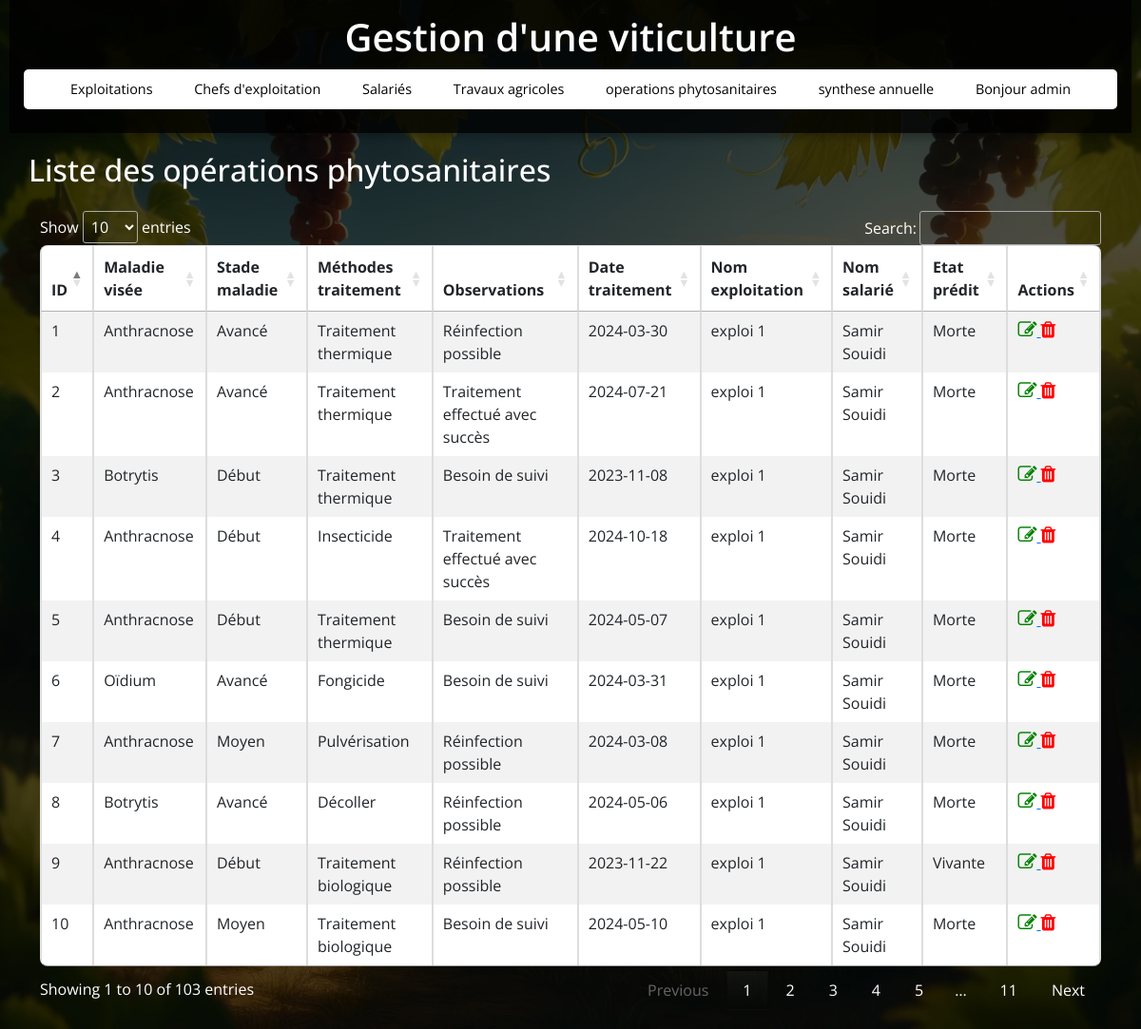
Page /operations_phytosanitaires (signed in) on the committed database.
### tables this page shows
CREATE TABLE operations_phytosanitaires (
                    id_operation_sanitaire INTEGER PRIMARY KEY,
                    maladie_visee TEXT,
                    stade_maladie TEXT,
                    methodes_traitement TEXT,
                    observations TEXT,
                    etat TEXT,
                    date_traitement,
                    id_exploitation INTEGER,
                    id_salarie INTEGER,
                    FOREIGN KEY(id_exploitation) REFERENCES exploitations(id_exploitation),
                    FOREIGN KEY(id_salarie) REFERENCES salaries(id_salarie)
                );

CREATE TABLE exploitations (
                    id_exploitation INTEGER PRIMARY KEY,
                    nom_exploitation TEXT,
                    superficie REAL
                );

CREATE TABLE salaries (
                    id_salarie INTEGER PRIMARY KEY,
                    identifiant_sal TEXT,
                    nom_salarie TEXT,
                    prenom_salarie TEXT,
                    date_embauche TEXT,
                    id_exploitation INTEGER,
                    FOREIGN KEY(id_exploitation) REFERENCES exploitations(id_exploitation)
                );

### app.py (the view)
@app.route('/operations_phytosanitaires')
def operations_phytosanitaires():
    if 'user_id' not in session:
        return redirect(url_for('login'))
    conn = get_db_connection()
    operations_phytosanitaires = conn.execute(f'''
                    SELECT * FROM operations_phytosanitaires
                    join exploitations on exploitations.id_exploitation=operations_phytosanitaires.id_exploitation
                    join salaries on salaries.id_salarie=operations_phytosanitaires.id_salarie
                    ''').fetchall()
    conn.close()
    return render_template('operations_phytosanitaires.html', operations_phytosanitaires=operations_phytosanitaires)

### app.py (called while the page is built)
def get_db_connection():
    conn = sqlite3.connect(DB_NAME)
    conn.row_factory = sqlite3.Row  # Retourne les résultats sous forme de dictionnaire
    return conn

### templates/operations_phytosanitaires.html (shortened to what this page needs)
{% extends 'base.html' %}
{% block content %}
    <h2>Liste des opérations phytosanitaires</h2>
    <div class="container mt-4">
        <div class="table-responsive">
            <table id="operations_phytosanitairesTable" class="table table-striped table-bordered">
                <thead>
                    <tr>
                        <th>ID</th>
                        <th>Maladie visée</th>
                        <th>Stade maladie</th>
                        <th>Méthodes traitement</th>
                        <th>Observations</th>
                        <th>Date traitement</th>
                        <th>Nom exploitation</th>
                        <th>Nom salarié</th>
                        <th>Etat prédit</th>
                        <th>Actions</th>
                    </tr>
                </thead>
                <tbody>
                    {% for operation in operations_phytosanitaires %}
                    <tr>
                        <td>{{ operation.id_operation_sanitaire }}</td>
                        <td>{{ operation.maladie_visee }}</td>
                        <td>{{ operation.stade_maladie }}</td>
                        <td>{{ operation.methodes_traitement }}</td>
                        <td>{{ operation.observations }}</td>
                        <td>{{ operation.date_traitement }}</td>
                        <td>{{ operation.nom_exploitation }}</td>
                        <td>{{ operation.nom_salarie }} {{ operation.prenom_salarie }}</td>
                        <td>{{ operation.etat }}</td>
                        <td>
                            <a href="{{ url_for('edit_operation', id=operation.id_operation_sanitaire) }}">
                                <i class="fa fa-edit" style="font-size:20px;color:green"></i>
                            </a>
                            <a href="{{ url_for('delete_operation_phytosanitaire', id=operation.id_operation_sanitaire) }}">
                                <i class="fa fa-trash" style="font-size:20px;color:red;"></i>
                            </a>
                        </td>
                    </tr>
                    {% endfor %}
                </tbody>
            </table>
        </div>
    </div>
{% endblock %}

### static/style.css (style rules this page uses)
* { margin: 0; padding: 0; box-sizing: border-box; font-family: "Open Sans", sans-serif; }
body { display: flex; flex-direction: column; align-items: center; justify-content: flex-start; min-height: 100vh; width: 100%; background: url("./img/viticulture.webp") center/cover no-repeat, #000; padding: 0 10px; position: relative; overflow-y: auto; color: #fff; }
body::before { content: ""; position: absolute; width: 100%; height: 100%; background: rgba(0, 0, 0, 0.7); z-index: -1; }
table { width: 100%; border-collapse: collapse; margin-top: 20px; background: rgba(255, 255, 255, 0.9); color: #333; border-radius: 8px; overflow: hidden; }
table, th, td { border: 1px solid #ddd; }
th, td { padding: 8px; text-align: left; }
h2 { font-size: 2rem; margin-bottom: 20px; color: #fff; }

### rows in the picture
operations_phytosanitaires: id_operation_sanitaire "1", maladie_visee "Anthracnose", stade_maladie "Avancé", methodes_traitement "Traitement thermique", observations "Réinfection possible", date_traitement "2024-03-30", nom_exploitation "exploi 1", nom_salarie "Samir", prenom_salarie "Souidi", etat "Morte"
operations_phytosanitaires: id_operation_sanitaire "2", maladie_visee "Anthracnose", stade_maladie "Avancé", methodes_traitement "Traitement thermique", observations "Traitement effectué avec succès", date_traitement "2024-07-21", nom_exploitation "exploi 1", nom_salarie "Samir", prenom_salarie "Souidi", etat "Morte"
operations_phytosanitaires: id_operation_sanitaire "3", maladie_visee "Botrytis", stade_maladie "Début", methodes_traitement "Traitement thermique", observations "Besoin de suivi", date_traitement "2023-11-08", nom_exploitation "exploi 1", nom_salarie "Samir", prenom_salarie "Souidi", etat "Morte"
operations_phytosanitaires: id_operation_sanitaire "4", maladie_visee "Anthracnose", stade_maladie "Début", methodes_traitement "Insecticide", observations "Traitement effectué avec succès", date_traitement "2024-10-18", nom_exploitation "exploi 1", nom_salarie "Samir", prenom_salarie "Souidi", etat "Morte"
operations_phytosanitaires: id_operation_sanitaire "5", maladie_visee "Anthracnose", stade_maladie "Début", methodes_traitement "Traitement thermique", observations "Besoin de suivi", date_traitement "2024-05-07", nom_exploitation "exploi 1", nom_salarie "Samir", prenom_salarie "Souidi", etat "Morte"
operations_phytosanitaires: id_operation_sanitaire "6", maladie_visee "Oïdium", stade_maladie "Avancé", methodes_traitement "Fongicide", observations "Besoin de suivi", date_traitement "2024-03-31", nom_exploitation "exploi 1", nom_salarie "Samir", prenom_salarie "Souidi", etat "Morte"
operations_phytosanitaires: id_operation_sanitaire "7", maladie_visee "Anthracnose", stade_maladie "Moyen", methodes_traitement "Pulvérisation", observations "Réinfection possible", date_traitement "2024-03-08", nom_exploitation "exploi 1", nom_salarie "Samir", prenom_salarie "Souidi", etat "Morte"
operations_phytosanitaires: id_operation_sanitaire "8", maladie_visee "Botrytis", stade_maladie "Avancé", methodes_traitement "Décoller", observations "Réinfection possible", date_traitement "2024-05-06", nom_exploitation "exploi 1", nom_salarie "Samir", prenom_salarie "Souidi", etat "Morte"
operations_phytosanitaires: id_operation_sanitaire "9", maladie_visee "Anthracnose", stade_maladie "Début", methodes_traitement "Traitement biologique", observations "Réinfection possible", date_traitement "2023-11-22", nom_exploitation "exploi 1", nom_salarie "Samir", prenom_salarie "Souidi", etat "Vivante"
operations_phytosanitaires: id_operation_sanitaire "10", maladie_visee "Anthracnose", stade_maladie "Moyen", methodes_traitement "Traitement biologique", observations "Besoin de suivi", date_traitement "2024-05-10", nom_exploitation "exploi 1", nom_salarie "Samir", prenom_salarie "Souidi", etat "Morte"

### other values in the picture
{{ session.get('admin') }} "admin"
